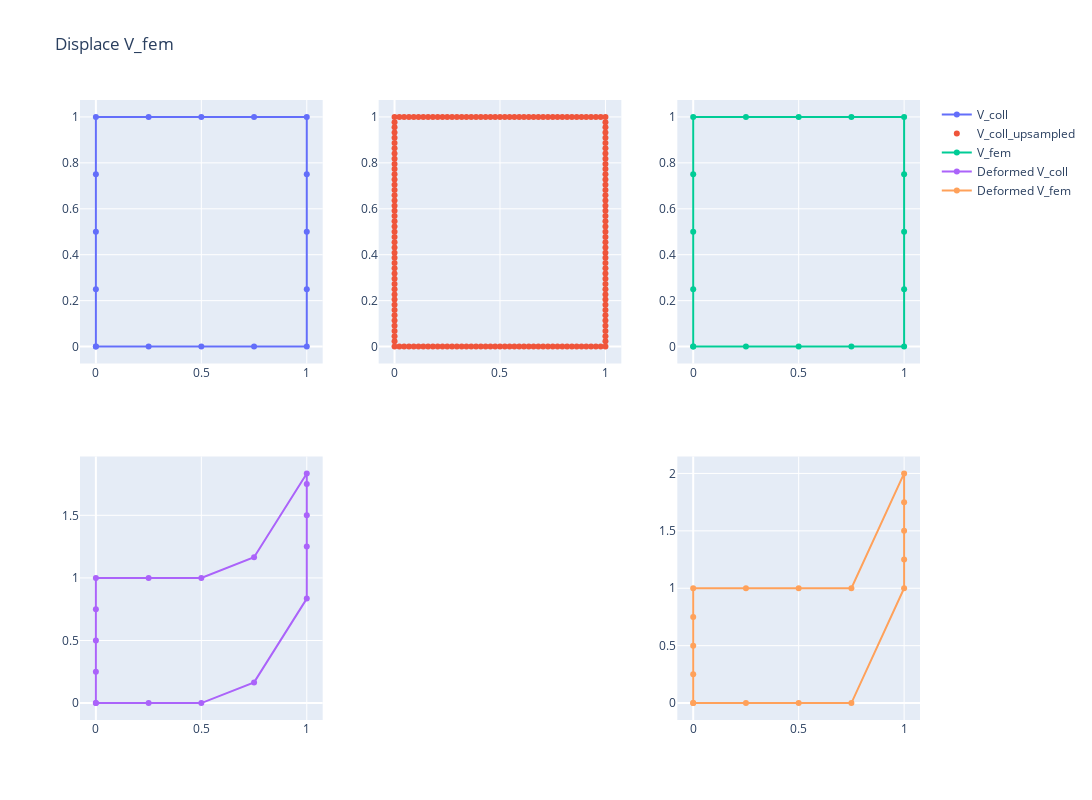

Write notebook code for a chart like this one.
### Code cell
X_coll = V_coll + W_new @ U_fem
X_fem = V_fem + U_fem

fig = make_subplots(rows=2, cols=3)

fig.add_trace(go.Scatter(x=V_coll[coll_row_order, 0], y=V_coll[coll_row_order, 1], mode="markers+lines", name="V_coll"), row=1, col=1),
fig.add_trace(go.Scatter(x=V_coll_upsampled[:, 0], y=V_coll_upsampled[:, 1], mode="markers", name="V_coll_upsampled"), row=1, col=2),
fig.add_trace(go.Scatter(x=V_fem[fem_row_order, 0], y=V_fem[fem_row_order, 1], mode="markers+lines", name="V_fem"), row=1, col=3),
fig.add_trace(go.Scatter(x=X_coll[coll_row_order, 0], y=X_coll[coll_row_order, 1], mode="markers+lines", name="Deformed V_coll"), row=2, col=1),
fig.add_trace(go.Scatter(x=X_fem[fem_row_order, 0], y=X_fem[fem_row_order, 1], mode="markers+lines", name="Deformed V_fem"), row=2, col=3),

fig.update_layout(width=1200, height=800, title="Displace V_fem")

### Figure 1 — Plotly figure (JSON) as saved in the notebook; plotly's stock layout.template omitted (floating-point values rounded to 4 significant figures; data arrays with more than 128 entries replaced by an {"elided": "..."} marker saying what was removed)
{"data": [{"mode": "markers+lines", "name": "V_coll", "type": "scatter", "x": [0, 0.25, 0.5, 0.75, 1, 1, 1, 1, 1, 0.75, 0.5, 0.25, 0, 0, 0, 0, 0], "xaxis": "x", "y": [0, 0, 0, 0, 0, 0.25, 0.5, 0.75, 1, 1, 1, 1, 1, 0.75, 0.5, 0.25, 0], "yaxis": "y"}, {"mode": "markers", "name": "V_coll_upsampled", "type": "scatter", "x": {"elided": "176 float values"}, "xaxis": "x2", "y": {"elided": "176 float values"}, "yaxis": "y2"}, {"mode": "markers+lines", "name": "V_fem", "type": "scatter", "x": [0, 0.25, 0.5, 0.75, 1, 1, 1, 1, 1, 0.75, 0.5, 0.25, 0, 0, 0, 0, 0], "xaxis": "x3", "y": [0, 0, 0, 0, 0, 0.25, 0.5, 0.75, 1, 1, 1, 1, 1, 0.75, 0.5, 0.25, 0], "yaxis": "y3"}, {"mode": "markers+lines", "name": "Deformed V_coll", "type": "scatter", "x": [0, 0.25, 0.5, 0.75, 1, 1, 1, 1, 1, 0.75, 0.5, 0.25, 0, 0, 0, 0, 0], "xaxis": "x4", "y": [0, 0, 0, 0.1653, 0.8347, 1.25, 1.5, 1.75, 1.835, 1.165, 1, 1, 1, 0.75, 0.5, 0.25, 0], "yaxis": "y4"}, {"mode": "markers+lines", "name": "Deformed V_fem", "type": "scatter", "x": [0, 0.25, 0.5, 0.75, 1, 1, 1, 1, 1, 0.75, 0.5, 0.25, 0, 0, 0, 0, 0], "xaxis": "x6", "y": [0, 0, 0, 0, 1, 1.25, 1.5, 1.75, 2, 1, 1, 1, 1, 0.75, 0.5, 0.25, 0], "yaxis": "y6"}], "layout": {"height": 800, "title": {"text": "Displace V_fem"}, "width": 1200, "xaxis": {"anchor": "y", "domain": [0, 0.2889]}, "xaxis2": {"anchor": "y2", "domain": [0.3556, 0.6444]}, "xaxis3": {"anchor": "y3", "domain": [0.7111, 1]}, "xaxis4": {"anchor": "y4", "domain": [0, 0.2889]}, "xaxis5": {"anchor": "y5", "domain": [0.3556, 0.6444]}, "xaxis6": {"anchor": "y6", "domain": [0.7111, 1]}, "yaxis": {"anchor": "x", "domain": [0.575, 1]}, "yaxis2": {"anchor": "x2", "domain": [0.575, 1]}, "yaxis3": {"anchor": "x3", "domain": [0.575, 1]}, "yaxis4": {"anchor": "x4", "domain": [0, 0.425]}, "yaxis5": {"anchor": "x5", "domain": [0, 0.425]}, "yaxis6": {"anchor": "x6", "domain": [0, 0.425]}}}
